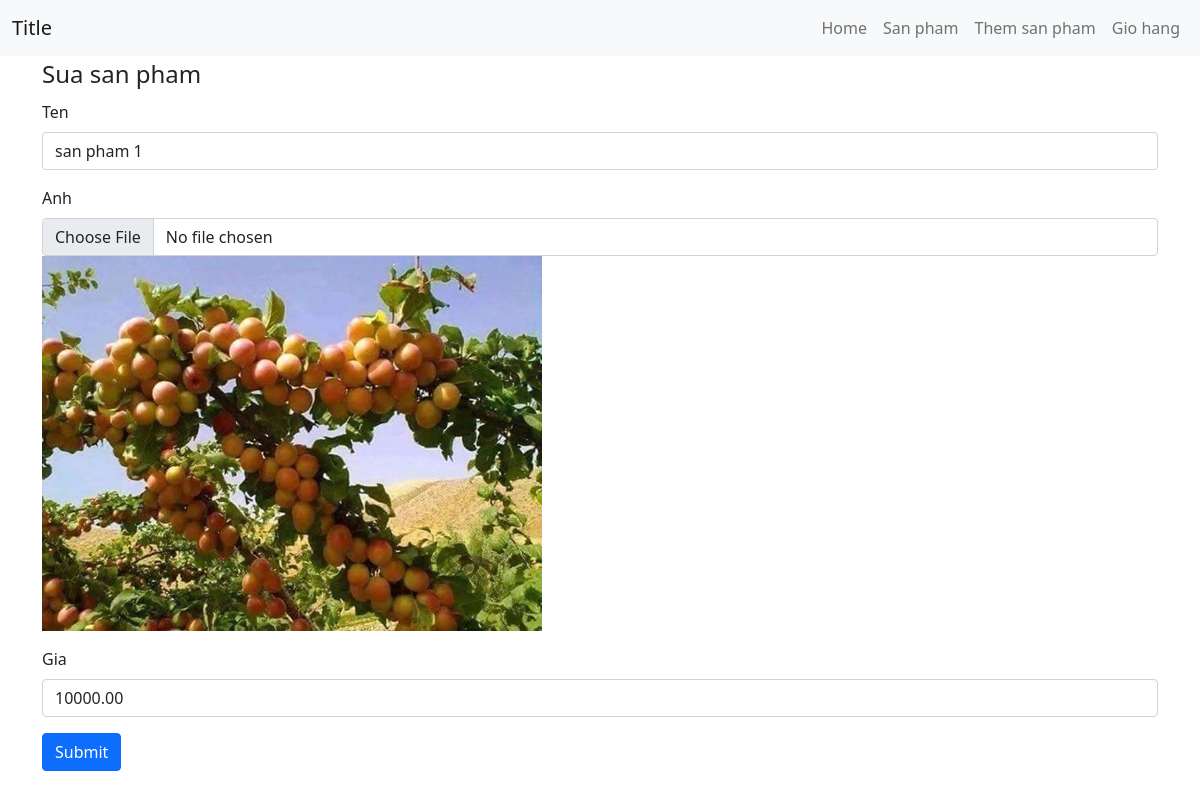
Page /form-update.php?id=1 on the earlier database version.
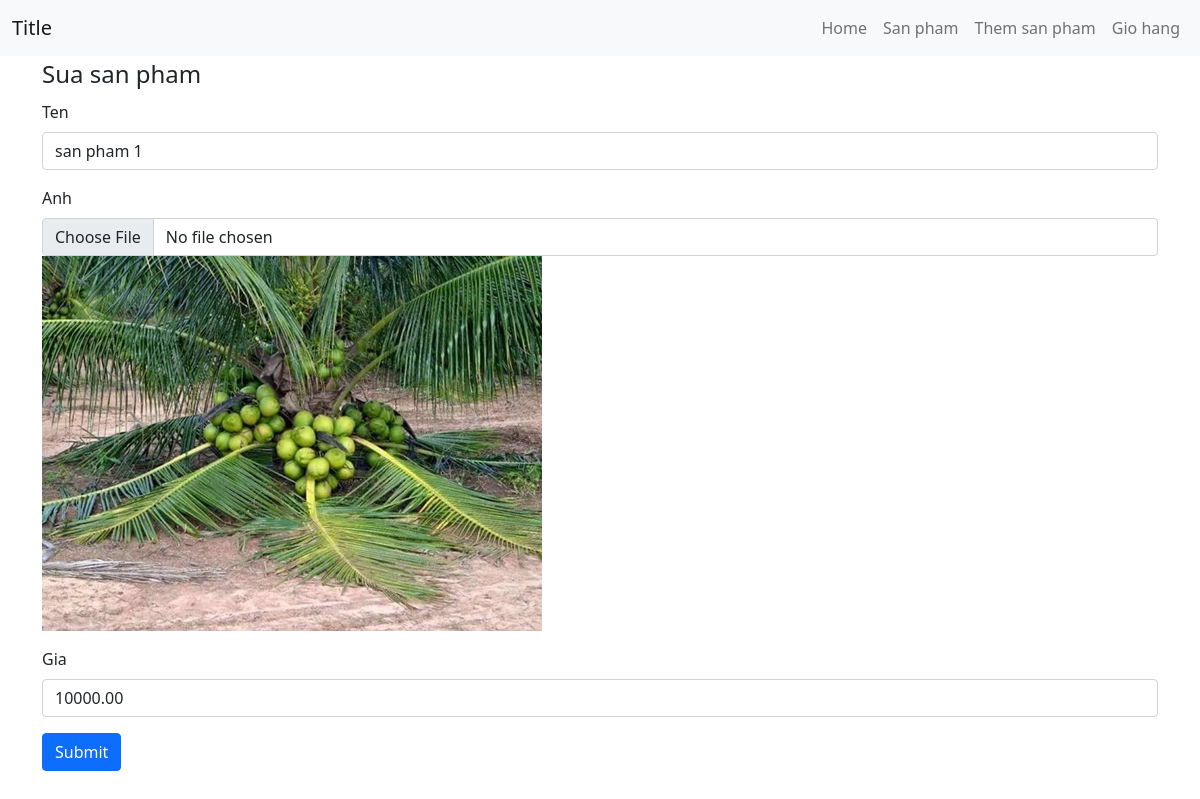
Same page on the later database version.
### tables this page shows
CREATE TABLE `products` (
  `id` int(6) UNSIGNED NOT NULL,
  `ten` varchar(30) NOT NULL,
  `anh` text NOT NULL,
  `gia` double(10,2) DEFAULT NULL,
  `reg_date` timestamp NOT NULL DEFAULT current_timestamp() ON UPDATE current_timestamp()
);

### form-update.php (the view, shortened to what this page needs)
<?php
include "header.php";
include "connect.php";
if(isset($_GET['id'])){
  $id = $_GET['id'];
  $result = $conn->query("SELECT * FROM products WHERE id = '$id'");
  while ($row = $result->fetch_assoc()) {
    $ten = $row['ten'];
    $anh = $row['anh'];
    $gia = $row['gia'];
   }
}
?>
<!DOCTYPE html>
<html lang="en">
<head>
    <link rel="stylesheet" href="css/bootstrap.min.css">
</head>
<body>
<div class="container">
    <form action="" method="post" enctype="multipart/form-data">
        <legend>Sua san pham</legend>
  <div class="mb-3">
    <label for="ten" class="form-label">Ten</label>
    <input type="text" class="form-control" id="ten" name="ten" value="<?php echo $ten; ?>">
  </div>
  <div class="mb-3">
  <label for="formFile" class="form-label">Anh</label>
  <input class="form-control" type="file" id="formFile" name="anh" value="">
  <img src="images/<?php echo $anh; ?>" alt="">
</div>
<div class="mb-3">
  <label for="gia" class="form-label">Gia</label>
    <input type="text" class="form-control" id="gia" name="gia" value="<?php echo $gia; ?>">
  </div>
  <button type="submit" class="btn btn-primary" name="update">Submit</button>
</form>
    </div>
</body>
</html>

Differences in the rows shown:
changed products "san pham 1": anh: a different picture
